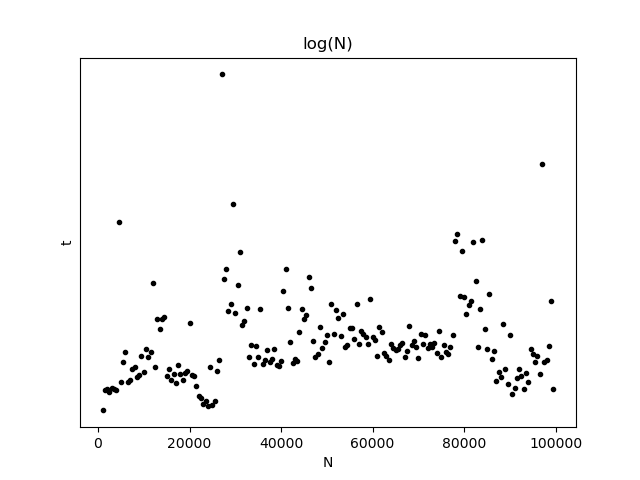

Reproduce this figure in Python.
import matplotlib.pyplot as plt
import numpy as np
my_file = open("quick.txt", "r")
content = my_file.read()
content_list = content.split("\n")
content_list.pop()
my_file.close()
N = []
for i in range(1000, 100000, 500):
    N.append(i)
for i in range(len(content_list)):
    content_list[i] = int(content_list[i]) / N[i]
fig = plt.figure()
ax = fig.add_subplot(111)
ax.set_xlabel('N')
ax.set_ylabel('t')
ax.axes.yaxis.set_ticks([])
ax.set_title('log(N)')
ax.plot(N, content_list, '.k')

plt.show()
